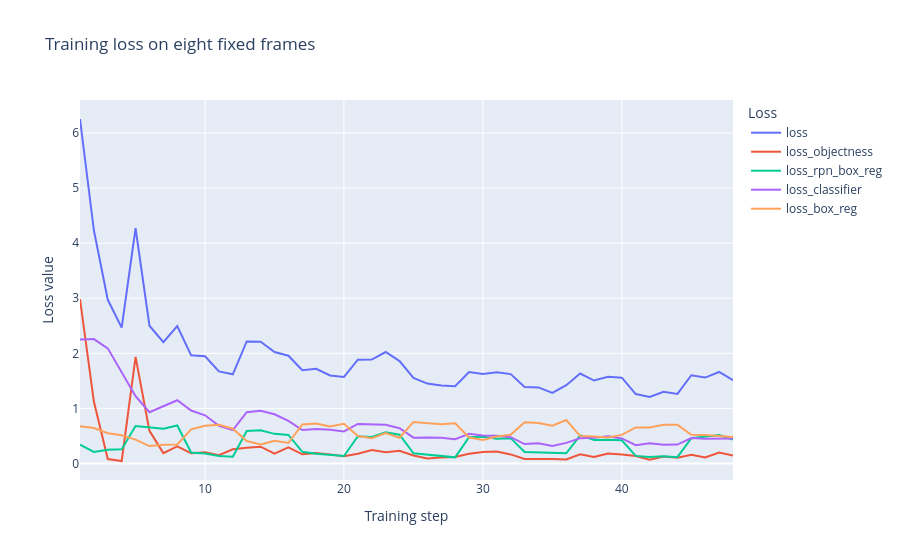

Notebook code cell kept with this figure:
### Code cell
loss_names = ["loss", "loss_objectness", "loss_rpn_box_reg", "loss_classifier", "loss_box_reg"]
loss_history = (
    pl.from_dicts(history)
    .with_row_index("Attempt", offset=1)
    .unpivot(index="Attempt", on=loss_names, variable_name="Loss", value_name="Value")
)
figure = px.line(
    loss_history,
    x="Attempt",
    y="Value",
    color="Loss",
    title="Training loss on eight fixed frames",
    labels={"Attempt": "Training step", "Value": "Loss value"},
)
figure.show(renderer="plotly_mimetype")

### Figure 1 — Plotly figure (JSON) as saved in the notebook; plotly's stock layout.template omitted (floating-point values rounded to 4 significant figures)
{"data": [{"hovertemplate": "Loss=loss<br>Training step=%{x}<br>Loss value=%{y}<extra></extra>", "legendgroup": "loss", "line": {"color": "#636efa", "dash": "solid"}, "marker": {"symbol": "circle"}, "mode": "lines", "name": "loss", "orientation": "v", "showlegend": true, "type": "scatter", "x": [1, 2, 3, 4, 5, 6, 7, 8, 9, 10, 11, 12, 13, 14, 15, 16, 17, 18, 19, 20, 21, 22, 23, 24, 25, 26, 27, 28, 29, 30, 31, 32, 33, 34, 35, 36, 37, 38, 39, 40, 41, 42, 43, 44, 45, 46, 47, 48], "xaxis": "x", "y": [6.254, 4.234, 2.971, 2.466, 4.271, 2.501, 2.201, 2.494, 1.964, 1.945, 1.671, 1.618, 2.216, 2.211, 2.023, 1.956, 1.694, 1.719, 1.597, 1.572, 1.885, 1.887, 2.024, 1.86, 1.552, 1.451, 1.417, 1.401, 1.661, 1.626, 1.655, 1.623, 1.387, 1.382, 1.283, 1.42, 1.633, 1.506, 1.575, 1.558, 1.26, 1.209, 1.303, 1.263, 1.601, 1.56, 1.661, 1.511], "yaxis": "y"}, {"hovertemplate": "Loss=loss_objectness<br>Training step=%{x}<br>Loss value=%{y}<extra></extra>", "legendgroup": "loss_objectness", "line": {"color": "#EF553B", "dash": "solid"}, "marker": {"symbol": "circle"}, "mode": "lines", "name": "loss_objectness", "orientation": "v", "showlegend": true, "type": "scatter", "x": [1, 2, 3, 4, 5, 6, 7, 8, 9, 10, 11, 12, 13, 14, 15, 16, 17, 18, 19, 20, 21, 22, 23, 24, 25, 26, 27, 28, 29, 30, 31, 32, 33, 34, 35, 36, 37, 38, 39, 40, 41, 42, 43, 44, 45, 46, 47, 48], "xaxis": "x", "y": [2.986, 1.125, 0.07959, 0.04483, 1.935, 0.5915, 0.188, 0.3113, 0.1841, 0.2031, 0.1499, 0.2579, 0.2863, 0.3054, 0.1774, 0.2934, 0.1668, 0.1919, 0.1612, 0.1333, 0.1771, 0.2432, 0.2035, 0.2298, 0.1444, 0.08996, 0.1094, 0.1183, 0.1749, 0.2087, 0.2151, 0.1642, 0.08186, 0.08384, 0.08279, 0.0725, 0.1659, 0.1194, 0.1805, 0.1648, 0.1363, 0.06743, 0.1266, 0.1033, 0.1601, 0.111, 0.1975, 0.1455], "yaxis": "y"}, {"hovertemplate": "Loss=loss_rpn_box_reg<br>Training step=%{x}<br>Loss value=%{y}<extra></extra>", "legendgroup": "loss_rpn_box_reg", "line": {"color": "#00cc96", "dash": "solid"}, "marker": {"symbol": "circle"}, "mode": "lines", "name": "loss_rpn_box_reg", "orientation": "v", "showlegend": true, "type": "scatter", "x": [1, 2, 3, 4, 5, 6, 7, 8, 9, 10, 11, 12, 13, 14, 15, 16, 17, 18, 19, 20, 21, 22, 23, 24, 25, 26, 27, 28, 29, 30, 31, 32, 33, 34, 35, 36, 37, 38, 39, 40, 41, 42, 43, 44, 45, 46, 47, 48], "xaxis": "x", "y": [0.34, 0.2089, 0.251, 0.2563, 0.681, 0.6618, 0.6323, 0.6891, 0.1999, 0.1809, 0.1342, 0.1223, 0.5911, 0.601, 0.5377, 0.5175, 0.2121, 0.1778, 0.1533, 0.1346, 0.4941, 0.4814, 0.5644, 0.5234, 0.1843, 0.1604, 0.1289, 0.1115, 0.4766, 0.4855, 0.4479, 0.4596, 0.2068, 0.1992, 0.1946, 0.1853, 0.5096, 0.4266, 0.4285, 0.4197, 0.1377, 0.1188, 0.1309, 0.1148, 0.4585, 0.4839, 0.5146, 0.4329], "yaxis": "y"}, {"hovertemplate": "Loss=loss_classifier<br>Training step=%{x}<br>Loss value=%{y}<extra></extra>", "legendgroup": "loss_classifier", "line": {"color": "#ab63fa", "dash": "solid"}, "marker": {"symbol": "circle"}, "mode": "lines", "name": "loss_classifier", "orientation": "v", "showlegend": true, "type": "scatter", "x": [1, 2, 3, 4, 5, 6, 7, 8, 9, 10, 11, 12, 13, 14, 15, 16, 17, 18, 19, 20, 21, 22, 23, 24, 25, 26, 27, 28, 29, 30, 31, 32, 33, 34, 35, 36, 37, 38, 39, 40, 41, 42, 43, 44, 45, 46, 47, 48], "xaxis": "x", "y": [2.252, 2.258, 2.091, 1.654, 1.222, 0.9309, 1.04, 1.149, 0.9608, 0.8751, 0.6835, 0.6067, 0.9312, 0.9577, 0.8941, 0.7733, 0.6061, 0.6252, 0.61, 0.5817, 0.7172, 0.7031, 0.7024, 0.6392, 0.4692, 0.4712, 0.4648, 0.4399, 0.5383, 0.5058, 0.5015, 0.4765, 0.3521, 0.3651, 0.3197, 0.3741, 0.4595, 0.469, 0.4956, 0.4552, 0.3314, 0.3678, 0.3409, 0.3434, 0.4605, 0.4477, 0.4468, 0.4522], "yaxis": "y"}, {"hovertemplate": "Loss=loss_box_reg<br>Training step=%{x}<br>Loss value=%{y}<extra></extra>", "legendgroup": "loss_box_reg", "line": {"color": "#FFA15A", "dash": "solid"}, "marker": {"symbol": "circle"}, "mode": "lines", "name": "loss_box_reg", "orientation": "v", "showlegend": true, "type": "scatter", "x": [1, 2, 3, 4, 5, 6, 7, 8, 9, 10, 11, 12, 13, 14, 15, 16, 17, 18, 19, 20, 21, 22, 23, 24, 25, 26, 27, 28, 29, 30, 31, 32, 33, 34, 35, 36, 37, 38, 39, 40, 41, 42, 43, 44, 45, 46, 47, 48], "xaxis": "x", "y": [0.6763, 0.6422, 0.5502, 0.5109, 0.4334, 0.3164, 0.3414, 0.3451, 0.6187, 0.686, 0.7034, 0.6313, 0.4077, 0.3467, 0.4139, 0.3715, 0.709, 0.7237, 0.6727, 0.7219, 0.4967, 0.4588, 0.5535, 0.4673, 0.7543, 0.729, 0.7138, 0.7312, 0.4716, 0.4261, 0.4901, 0.5222, 0.7463, 0.7333, 0.6858, 0.7883, 0.4978, 0.4911, 0.4704, 0.5186, 0.6546, 0.6552, 0.7043, 0.7011, 0.5223, 0.5172, 0.5026, 0.4805], "yaxis": "y"}], "layout": {"legend": {"title": {"text": "Loss"}, "tracegroupgap": 0}, "title": {"text": "Training loss on eight fixed frames"}, "xaxis": {"anchor": "y", "domain": [0.0, 1.0], "title": {"text": "Training step"}}, "yaxis": {"anchor": "x", "domain": [0.0, 1.0], "title": {"text": "Loss value"}}}}
